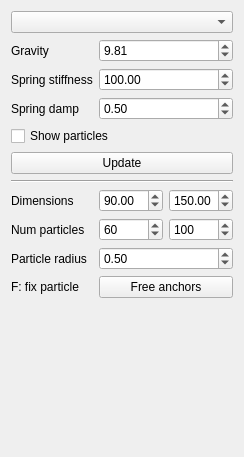
<?xml version="1.0" encoding="UTF-8"?>
<ui version="4.0">
 <class>WidgetCloth</class>
 <widget class="QWidget" name="WidgetCloth">
  <property name="geometry">
   <rect>
    <x>0</x>
    <y>0</y>
    <width>225</width>
    <height>457</height>
   </rect>
  </property>
  <property name="windowTitle">
   <string>Form</string>
  </property>
  <layout class="QFormLayout" name="formLayout">
   <item row="1" column="0">
    <widget class="QLabel" name="label">
     <property name="text">
      <string>Gravity</string>
     </property>
    </widget>
   </item>
   <item row="1" column="1">
    <widget class="QDoubleSpinBox" name="gravity">
     <property name="maximum">
      <double>100.000000000000000</double>
     </property>
     <property name="singleStep">
      <double>1.000000000000000</double>
     </property>
     <property name="value">
      <double>9.810000000000000</double>
     </property>
    </widget>
   </item>
   <item row="2" column="0">
    <widget class="QLabel" name="label_3">
     <property name="text">
      <string>Spring stiffness</string>
     </property>
    </widget>
   </item>
   <item row="2" column="1">
    <widget class="QDoubleSpinBox" name="springStiffness">
     <property name="maximum">
      <double>1000.000000000000000</double>
     </property>
     <property name="singleStep">
      <double>10.000000000000000</double>
     </property>
     <property name="value">
      <double>100.000000000000000</double>
     </property>
    </widget>
   </item>
   <item row="3" column="0">
    <widget class="QLabel" name="label_6">
     <property name="text">
      <string>Spring damp</string>
     </property>
    </widget>
   </item>
   <item row="3" column="1">
    <widget class="QDoubleSpinBox" name="springDamping">
     <property name="maximum">
      <double>1.000000000000000</double>
     </property>
     <property name="singleStep">
      <double>0.100000000000000</double>
     </property>
     <property name="value">
      <double>0.500000000000000</double>
     </property>
    </widget>
   </item>
   <item row="4" column="0" colspan="2">
    <widget class="QCheckBox" name="showParticles">
     <property name="text">
      <string>Show particles</string>
     </property>
     <property name="checked">
      <bool>false</bool>
     </property>
    </widget>
   </item>
   <item row="5" column="0" colspan="2">
    <widget class="QPushButton" name="btnUpdate">
     <property name="text">
      <string>Update</string>
     </property>
    </widget>
   </item>
   <item row="6" column="0" colspan="2">
    <widget class="Line" name="line">
     <property name="orientation">
      <enum>Qt::Horizontal</enum>
     </property>
    </widget>
   </item>
   <item row="7" column="0">
    <widget class="QLabel" name="label_2">
     <property name="text">
      <string>Dimensions</string>
     </property>
    </widget>
   </item>
   <item row="7" column="1">
    <layout class="QHBoxLayout" name="horizontalLayout">
     <item>
      <widget class="QDoubleSpinBox" name="sizeX">
       <property name="maximum">
        <double>200.000000000000000</double>
       </property>
       <property name="singleStep">
        <double>10.000000000000000</double>
       </property>
       <property name="value">
        <double>90.000000000000000</double>
       </property>
      </widget>
     </item>
     <item>
      <widget class="QDoubleSpinBox" name="sizeY">
       <property name="maximum">
        <double>200.000000000000000</double>
       </property>
       <property name="singleStep">
        <double>10.000000000000000</double>
       </property>
       <property name="value">
        <double>150.000000000000000</double>
       </property>
      </widget>
     </item>
    </layout>
   </item>
   <item row="8" column="0">
    <widget class="QLabel" name="label_4">
     <property name="text">
      <string>Num particles</string>
     </property>
    </widget>
   </item>
   <item row="8" column="1">
    <layout class="QHBoxLayout" name="horizontalLayout_2">
     <item>
      <widget class="QSpinBox" name="numParticlesX">
       <property name="minimum">
        <number>2</number>
       </property>
       <property name="maximum">
        <number>1000</number>
       </property>
       <property name="singleStep">
        <number>5</number>
       </property>
       <property name="value">
        <number>60</number>
       </property>
      </widget>
     </item>
     <item>
      <widget class="QSpinBox" name="numParticlesY">
       <property name="minimum">
        <number>2</number>
       </property>
       <property name="maximum">
        <number>1000</number>
       </property>
       <property name="singleStep">
        <number>5</number>
       </property>
       <property name="value">
        <number>100</number>
       </property>
      </widget>
     </item>
    </layout>
   </item>
   <item row="10" column="0">
    <widget class="QLabel" name="label_8">
     <property name="text">
      <string>F: fix particle</string>
     </property>
    </widget>
   </item>
   <item row="10" column="1">
    <widget class="QPushButton" name="btnFreeAnchors">
     <property name="text">
      <string>Free anchors</string>
     </property>
    </widget>
   </item>
   <item row="9" column="0">
    <widget class="QLabel" name="label_5">
     <property name="text">
      <string>Particle radius</string>
     </property>
    </widget>
   </item>
   <item row="9" column="1">
    <widget class="QDoubleSpinBox" name="particleRad">
     <property name="minimum">
      <double>0.010000000000000</double>
     </property>
     <property name="maximum">
      <double>100.000000000000000</double>
     </property>
     <property name="singleStep">
      <double>0.100000000000000</double>
     </property>
     <property name="value">
      <double>0.500000000000000</double>
     </property>
    </widget>
   </item>
   <item row="0" column="0" colspan="2">
    <widget class="QComboBox" name="integrator"/>
   </item>
  </layout>
 </widget>
 <resources/>
 <connections/>
</ui>
